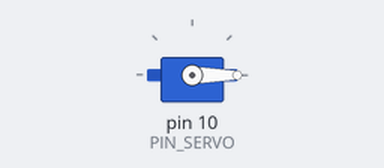
The sketch below on a simulated Arduino Uno, built with avr-gcc and run on an emulated ATmega328P. Parts: servo. What the sketch prints to the serial monitor is not drawn.

Above: at 0.1 s.
Timing chart, 0 to 40.0 s (numbered marks = the images above):
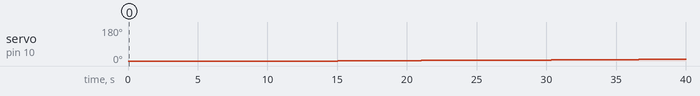

Measured:
- by itself, servo on pin 10 (PIN_SERVO): moves from 0° to 9° over 24.6 s

The sketch:

13C02.ino
```cpp
#include <Servo.h>

// Arduino pin assignment
#define PIN_SERVO 10

#define _DUTY_MIN 500  // servo full clock-wise position (0 degree)
#define _DUTY_NEU 1500 // servo neutral position (90 degree)
#define _DUTY_MAX 2500 // servo full counter-clockwise position (180 degree)

#define _SERVO_SPEED 0.3    // servo speed limit (unit: degree/second)
#define _POS_START _DUTY_MIN  // 0도에서 시작
#define _POS_TARGET _DUTY_NEU // 90도로 이동
// ---

#define INTERVAL 20     // servo update interval (unit: msec)

// global variables
unsigned long last_sampling_time; // unit: msec

Servo myservo;

float duty_change_per_interval; // maximum duty difference per interval
float duty_curr;                // Current duty time
int duty_target;                // Target duty time

void setup() {
  // initialize GPIO pins
  myservo.attach(PIN_SERVO);
  duty_target = _POS_TARGET;
  duty_curr = _POS_START;
  myservo.writeMicroseconds((int)duty_curr);

  // initialize serial port
  Serial.begin(57600);

  // convert angular speed into duty change per interval
  duty_change_per_interval =
    (_SERVO_SPEED / 180.0) * (_DUTY_MAX - _DUTY_MIN) * (INTERVAL / 1000.0);

  // 시리얼 모니터에 현재 실험 정보 출력
  Serial.println("--- 실습 2: 300초간 90도 이동 (0.3 deg/s) ---");
  Serial.print("Target Duty (us): "); Serial.println(duty_target);
  Serial.print("Duty Change per Interval (us): "); Serial.println(duty_change_per_interval, 6);

  // initialize last sampling time
  last_sampling_time = millis();
}

void loop() {
  // wait until next sampling time
  if (millis() < (last_sampling_time + INTERVAL))
    return;

  // update last sampling time
  last_sampling_time += INTERVAL;

  // 목표 위치에 도달하면 정지
  if (duty_curr == duty_target) {
    return;
  }

  // adjust duty_curr toward duty_target by duty_change_per_interval
  if (duty_target > duty_curr) {
    duty_curr += duty_change_per_interval;
    if (duty_curr > duty_target)
      duty_curr = duty_target;
  }

  // update servo position
  myservo.writeMicroseconds((int)duty_curr);

  // output the read value to the serial port
  Serial.print("Min:"); Serial.print(_DUTY_MIN);
  Serial.print(", duty_target:"); Serial.print(duty_target);
  Serial.print(", duty_curr:"); Serial.print(duty_curr, 2);
  Serial.print(", Max:"); Serial.println(_DUTY_MAX);
}
```
